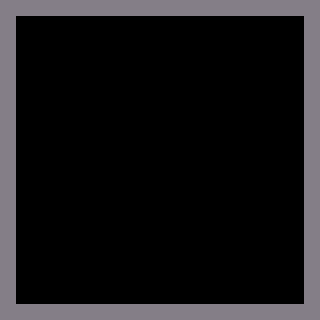

This is a level from a 2D game, rendered from its Tiled map with the project's own tilesets. A one-line summary and the complete map file follow:
An orthogonal 20x20 tile map with 16x16 px tiles, 1 tile layer (Walls) and 2 objects (Restart).

<map version="1.10" tiledversion="1.11.0" orientation="orthogonal" renderorder="right-down" width="20" height="20" tilewidth="16" tileheight="16" infinite="0" nextlayerid="3" nextobjectid="4">
 <tileset firstgid="1" source="../tilesets/environment.tsx" />
 <layer id="1" name="Walls" width="20" height="20">
  <properties>
   <property name="solid" type="bool" value="true" />
  </properties>
  <data encoding="csv">
1,1,1,1,1,1,1,1,1,1,1,1,1,1,1,1,1,1,1,1,
1,0,0,0,0,0,0,0,0,0,0,0,0,0,0,0,0,0,0,1,
1,0,0,0,0,0,0,0,0,0,0,0,0,0,0,0,0,0,0,1,
1,0,0,0,0,0,0,0,0,0,0,0,0,0,0,0,0,0,0,1,
1,0,0,0,0,0,0,0,0,0,0,0,0,0,0,0,0,0,0,1,
1,0,0,0,0,0,0,0,0,0,0,0,0,0,0,0,0,0,0,1,
1,0,0,0,0,0,0,0,0,0,0,0,0,0,0,0,0,0,0,1,
1,0,0,0,0,0,0,0,0,0,0,0,0,0,0,0,0,0,0,1,
1,0,0,0,0,0,0,0,0,0,0,0,0,0,0,0,0,0,0,1,
1,0,0,0,0,0,0,0,0,0,0,0,0,0,0,0,0,0,0,1,
1,0,0,0,0,0,0,0,0,0,0,0,0,0,0,0,0,0,0,1,
1,0,0,0,0,0,0,0,0,0,0,0,0,0,0,0,0,0,0,1,
1,0,0,0,0,0,0,0,0,0,0,0,0,0,0,0,0,0,0,1,
1,0,0,0,0,0,0,0,0,0,0,0,0,0,0,0,0,0,0,1,
1,0,0,0,0,0,0,0,0,0,0,0,0,0,0,0,0,0,0,1,
1,0,0,0,0,0,0,0,0,0,0,0,0,0,0,0,0,0,0,1,
1,0,0,0,0,0,0,0,0,0,0,0,0,0,0,0,0,0,0,1,
1,0,0,0,0,0,0,0,0,0,0,0,0,0,0,0,0,0,0,1,
1,0,0,0,0,0,0,0,0,0,0,0,0,0,0,0,0,0,0,1,
1,1,1,1,1,1,1,1,1,1,1,1,1,1,1,1,1,1,1,1
</data>
 </layer>
 <objectgroup id="2" name="Objects">
  <object id="1" template="templates/spaceship.tx" x="160" y="256">
   <properties>
    <property name="facing" value="up" />
   </properties>
  </object>
  <object id="3" name="Restart" type="Restart" x="160" y="64">
   <point />
  </object>
 </objectgroup>
</map>
